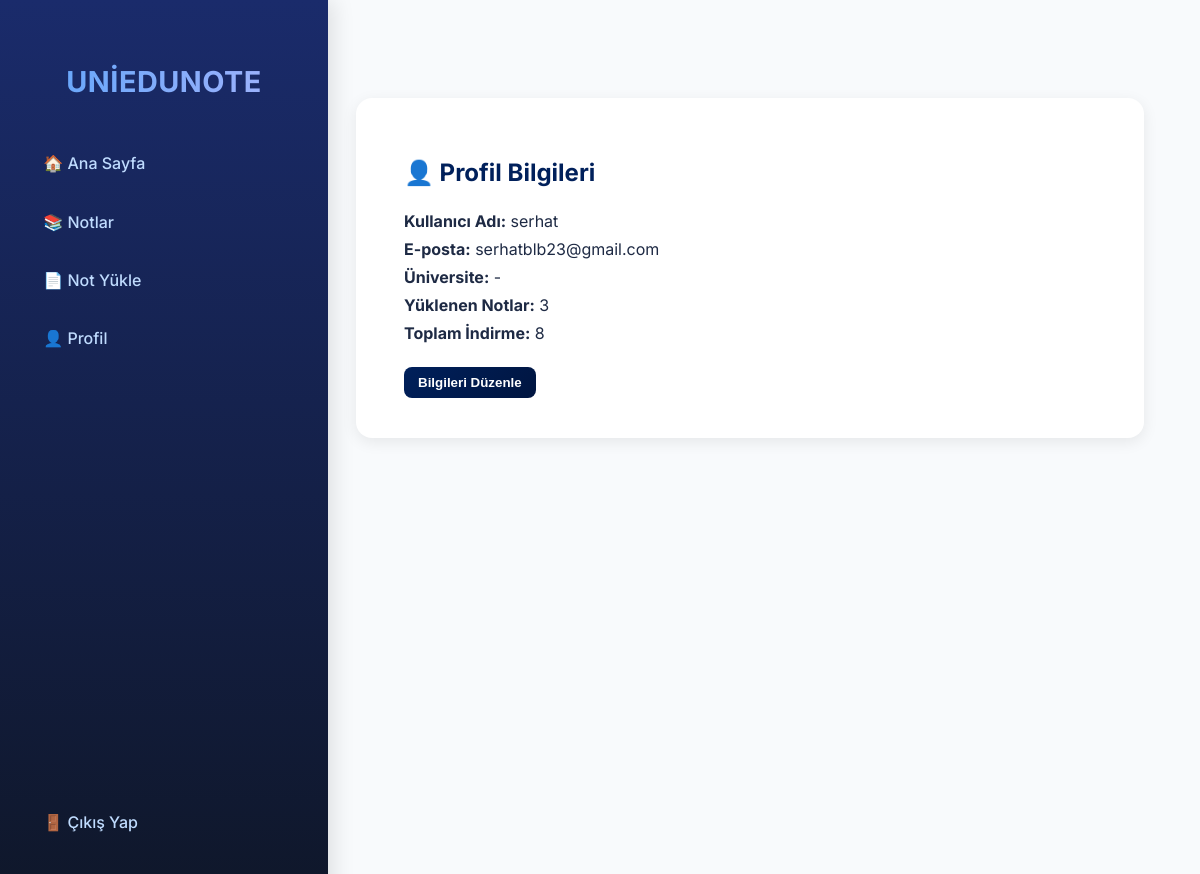
/profile/ (signed in), run on the app's committed database.
### users/models.py (models this page shows, shortened)
class User(AbstractUser):
    university = models.CharField(max_length=100, blank=True, null=True)
    points = models.IntegerField(default=0)

### uniedunote/urls.py (the view)
# urls.py: path('profile/', profile, name='profile'),
def profile(request):
    if not request.user.is_authenticated:
        return redirect('login')
    uploaded_notes = request.user.note_set.all()
    total_downloads = sum(note.download_count for note in uploaded_notes)
    return render(request, 'profile.html', {
        'user': request.user,
        'uploaded_notes': uploaded_notes,
        'total_downloads': total_downloads
    })

### templates/profile.html (shortened to what this page needs)
{% extends "base.html" %}
{% block content %}
<div class="profile-box">
  <h2>👤 Profil Bilgileri</h2>
  <div id="view-mode" class="info">
    <p><strong>Kullanıcı Adı:</strong> {{ user.username }}</p>
    <p><strong>E-posta:</strong> {{ user.email }}</p>
    <p><strong>Üniversite:</strong> {{ user.university|default:"-" }}</p>
    <p><strong>Yüklenen Notlar:</strong> {{ uploaded_notes.count }}</p>
    <p><strong>Toplam İndirme:</strong> {{ total_downloads }}</p>
    <button type="button" id="editBtn">Bilgileri Düzenle</button>
  </div>
</div>
{% endblock %}

### static/css/style.css (style rules this page uses)
body { background:#f5f7fb;font-family:Inter,system-ui,-apple-system,Segoe UI,Roboto,Arial,sans-serif;margin:0 }

### templates/base.html (style rules this page uses)
body { margin: 0; font-family: 'Inter', system-ui, -apple-system, Segoe UI, Roboto, Arial, sans-serif; background: #f8fafc; display: flex; min-height: 100vh; overflow-x: hidden; color: #1e2a44; }

### templates/profile.html (style rules this page uses)
.profile-box { max-width:700px;margin:50px auto;background:#fff;padding:2.5rem 3rem; border-radius:16px;box-shadow:0 4px 15px rgba(0,0,0,.08); }
h2 { color:#00205B;font-weight:700;margin-bottom:1.5rem; }
.info p { margin:.5rem 0;font-size:16px; }
button { background:linear-gradient(135deg,#00205B,#001540);color:#fff;border:none; border-radius:8px;padding:8px 14px;font-weight:600;cursor:pointer; transition:.3s;margin-top:1rem; }

### data on the page
User: username "serhat", email "serhatblb23@gmail.com", university "-"

### other printed values
{{ uploaded_notes.count }} "3"
{{ total_downloads }} "8"
